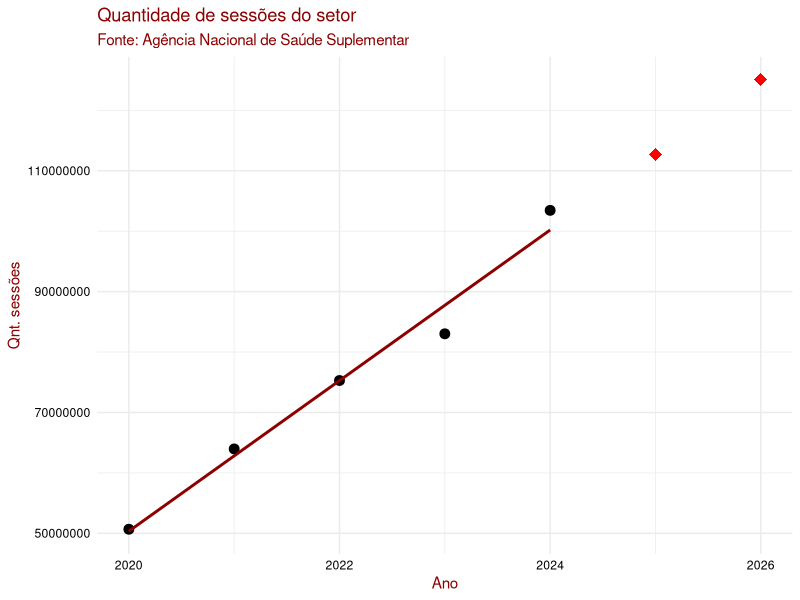
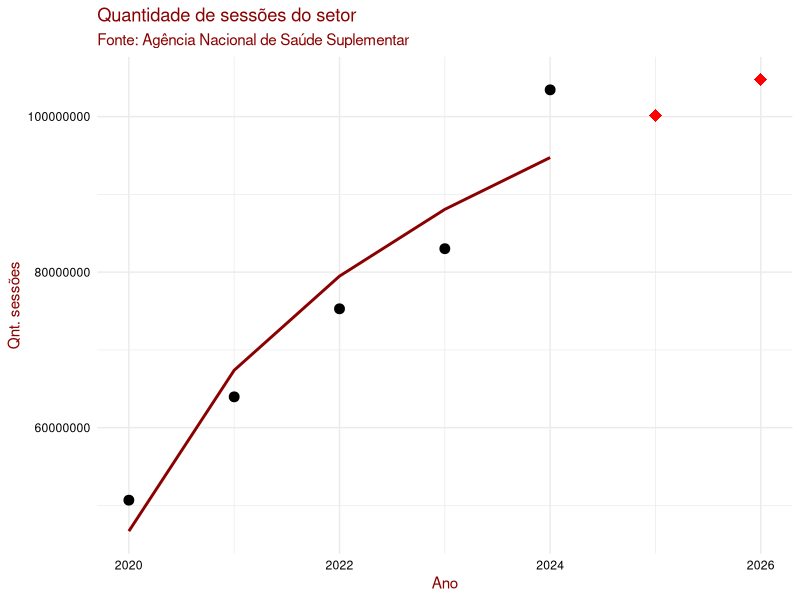
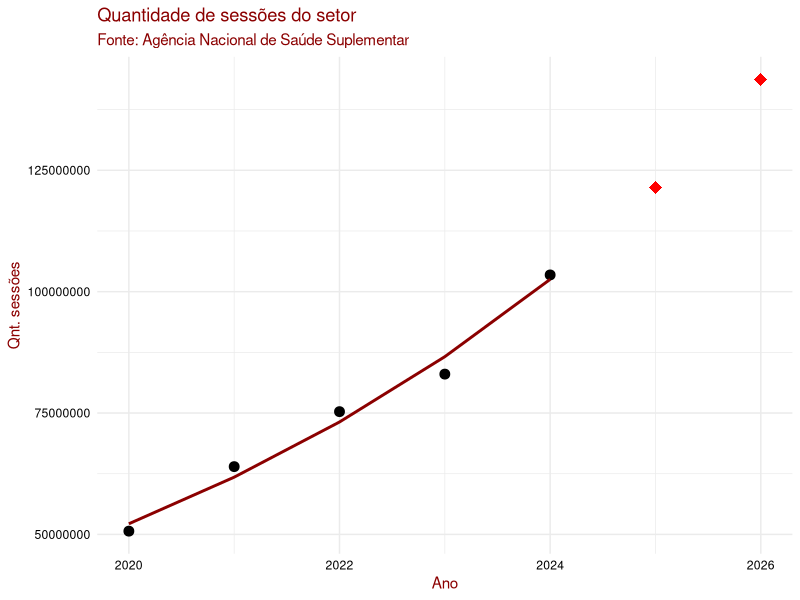

R code for these plots, in order:
vetor1 <- c(35015245, 41735804, 47217912, 49207136, 56078157)
vetor2 <- c(5794788, 8084627, 10195497, 12147481, 17124292)
vetor3 <- c( 5794788, 8084627, 10195497, 12147481, 17124292)
vetor4 <- c( 2003670, 2765553, 2987683, 3237045, 3823603)
vetor5 <- c( 2063222, 3289449, 4687771, 6274675, 9292843)

library(ggplot2)

dados <- data.frame(
  ano = c(2020, 2021, 2022, 2023, 2024),
  Qnt_antendimentos = vetor1+vetor2+vetor3+vetor4+vetor5)#altera a serie temporal aqui

dados$tempo <- dados$ano - min(dados$ano) + 1
options(scipen = 999)

modelo_lin <- lm(Qnt_antendimentos ~ tempo, data = dados)
modelo_log <- lm(Qnt_antendimentos ~ log(tempo), data = dados)
modelo_exp <- lm(log(Qnt_antendimentos) ~ tempo, data = dados)

#Projeção (2025 e 2026)
futuro <- data.frame(ano = c(2025, 2026))#altera os anos para projeção aqui
futuro$tempo <- futuro$ano - min(dados$ano) + 1

futuro$Linear <- predict(modelo_lin, futuro)
futuro$Logaritmica <- predict(modelo_log, futuro)
futuro$Exponencial <- exp(predict(modelo_exp, futuro))

r2_lin <- summary(modelo_lin)$r.squared
r2_log <- summary(modelo_log)$r.squared
r2_exp <- summary(modelo_exp)$r.squared

plot_lin <-ggplot(dados, aes(x = ano, y = Qnt_antendimentos)) +
  geom_point(size = 3) +
  geom_line(aes(y = predict(modelo_lin, dados)), color = "darkred", size = 1) +
  geom_point(data = futuro, aes(x = ano, y = Linear), color = "red", shape = 18, size = 4) +
  labs(title = "Quantidade de sessões do setor", subtitle = paste("Fonte: Agência Nacional de Saúde Suplementar"))+labs(x = "Ano", y = "Qnt. sessões") +
  theme_minimal() +
  theme(text = element_text(color = "darkred"), axis.text = element_text(color = "black"))

plot_log <-ggplot(dados, aes(x = ano, y = Qnt_antendimentos)) +
  geom_point(size = 3) +
  geom_line(aes(y = predict(modelo_log, dados)), color = "darkred", size = 1) +
  geom_point(data = futuro, aes(x = ano, y = Logaritmica), color = "red", shape = 18, size = 4) +
  labs(title = "Quantidade de sessões do setor", subtitle = paste("Fonte: Agência Nacional de Saúde Suplementar"))+labs(x = "Ano", y = "Qnt. sessões") +
  theme_minimal() +
  theme(text = element_text(color = "darkred"), axis.text = element_text(color = "black"))

plot_exp <- ggplot(dados, aes(x = ano, y = Qnt_antendimentos)) +
  geom_point(size = 3) +
  geom_line(aes(y = exp(predict(modelo_exp, dados))), color = "darkred", size = 1) +
  geom_point(data = futuro, aes(x = ano, y = Exponencial), color = "red", shape = 18, size = 4) +
  labs(title = "Quantidade de sessões do setor", subtitle = paste("Fonte: Agência Nacional de Saúde Suplementar"))+labs(x = "Ano", y = "Qnt. sessões") +
  theme_minimal() +
  theme(text = element_text(color = "darkred"), axis.text = element_text(color = "black"))


print(plot_lin)
print(plot_log)
print(plot_exp)
